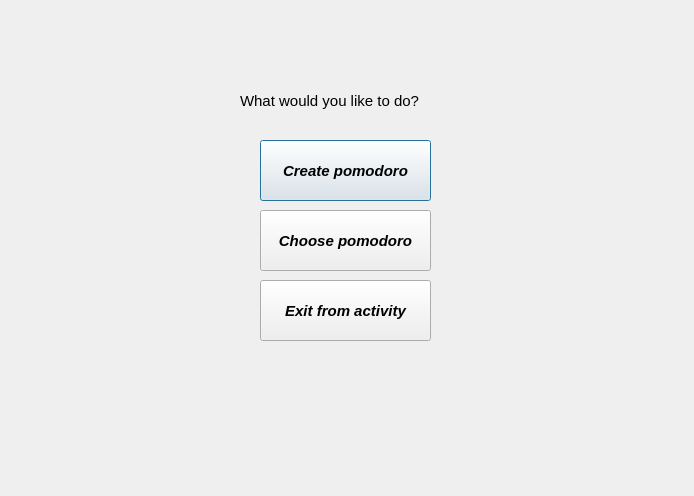
<?xml version="1.0" encoding="UTF-8"?>
<ui version="4.0">
 <class>activityrunwindow</class>
 <widget class="QDialog" name="activityrunwindow">
  <property name="geometry">
   <rect>
    <x>0</x>
    <y>0</y>
    <width>694</width>
    <height>496</height>
   </rect>
  </property>
  <property name="windowTitle">
   <string>Dialog</string>
  </property>
  <widget class="QLabel" name="label">
   <property name="geometry">
    <rect>
     <x>10</x>
     <y>10</y>
     <width>671</width>
     <height>41</height>
    </rect>
   </property>
   <property name="font">
    <font>
     <pointsize>14</pointsize>
     <bold>true</bold>
    </font>
   </property>
   <property name="text">
    <string/>
   </property>
  </widget>
  <widget class="QLabel" name="label_2">
   <property name="geometry">
    <rect>
     <x>240</x>
     <y>80</y>
     <width>221</width>
     <height>41</height>
    </rect>
   </property>
   <property name="font">
    <font>
     <pointsize>11</pointsize>
    </font>
   </property>
   <property name="text">
    <string>What would you like to do?</string>
   </property>
  </widget>
  <widget class="QPushButton" name="pushButton_4">
   <property name="geometry">
    <rect>
     <x>260</x>
     <y>140</y>
     <width>171</width>
     <height>61</height>
    </rect>
   </property>
   <property name="font">
    <font>
     <pointsize>11</pointsize>
     <italic>true</italic>
     <bold>true</bold>
    </font>
   </property>
   <property name="text">
    <string>Create pomodoro</string>
   </property>
  </widget>
  <widget class="QPushButton" name="pushButton_5">
   <property name="geometry">
    <rect>
     <x>260</x>
     <y>280</y>
     <width>171</width>
     <height>61</height>
    </rect>
   </property>
   <property name="font">
    <font>
     <pointsize>11</pointsize>
     <italic>true</italic>
     <bold>true</bold>
    </font>
   </property>
   <property name="text">
    <string>Exit from activity</string>
   </property>
  </widget>
  <widget class="QPushButton" name="pushButton_6">
   <property name="geometry">
    <rect>
     <x>260</x>
     <y>210</y>
     <width>171</width>
     <height>61</height>
    </rect>
   </property>
   <property name="font">
    <font>
     <pointsize>11</pointsize>
     <italic>true</italic>
     <bold>true</bold>
    </font>
   </property>
   <property name="text">
    <string>Choose pomodoro</string>
   </property>
  </widget>
  <widget class="QLabel" name="label_3">
   <property name="geometry">
    <rect>
     <x>20</x>
     <y>290</y>
     <width>201</width>
     <height>191</height>
    </rect>
   </property>
   <property name="text">
    <string/>
   </property>
   <property name="pixmap">
    <pixmap>C:/Users/gadol/Desktop/timers.jpg</pixmap>
   </property>
   <property name="scaledContents">
    <bool>true</bool>
   </property>
  </widget>
  <widget class="QLabel" name="label_4">
   <property name="geometry">
    <rect>
     <x>470</x>
     <y>290</y>
     <width>201</width>
     <height>191</height>
    </rect>
   </property>
   <property name="text">
    <string/>
   </property>
   <property name="pixmap">
    <pixmap>C:/Users/gadol/Desktop/timers2.jpg</pixmap>
   </property>
   <property name="scaledContents">
    <bool>true</bool>
   </property>
  </widget>
 </widget>
 <resources/>
 <connections/>
</ui>
